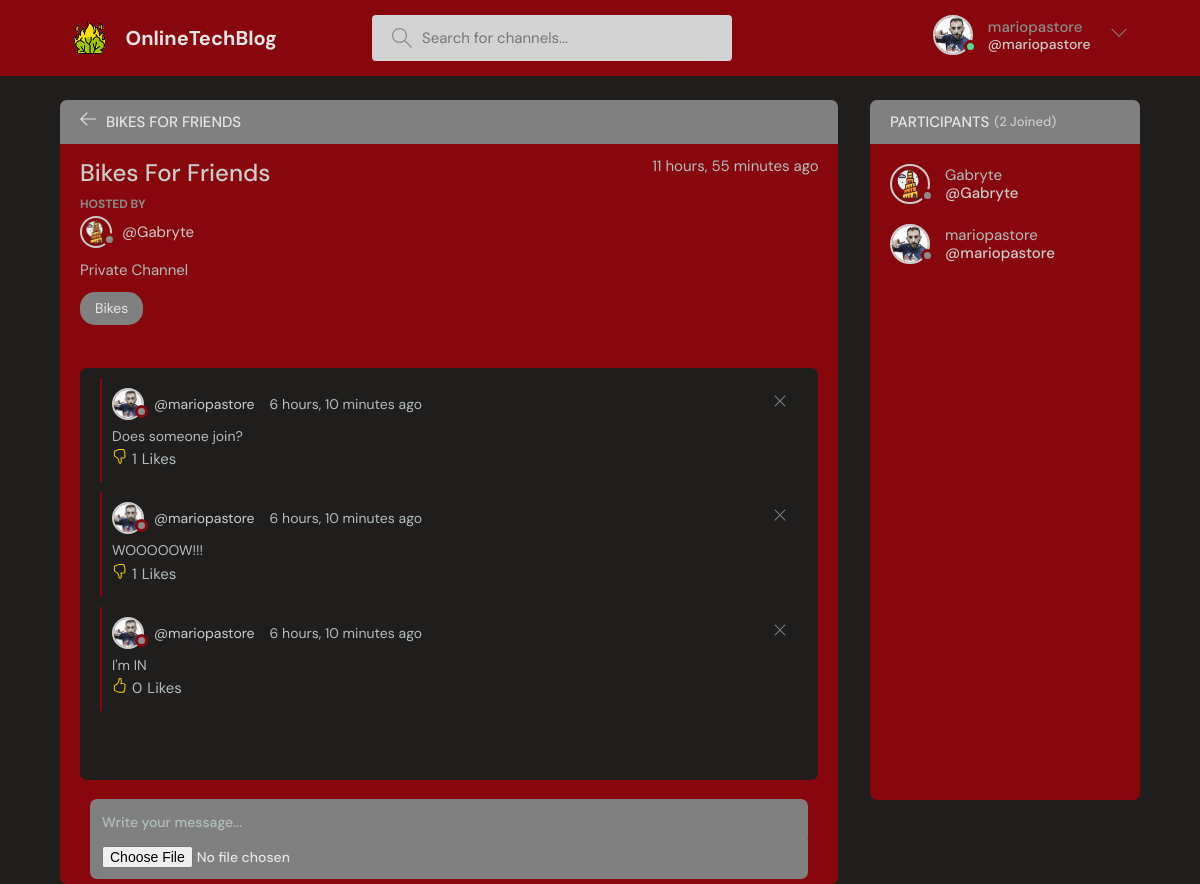
The page /room/11 (signed in) on the database as committed earlier.
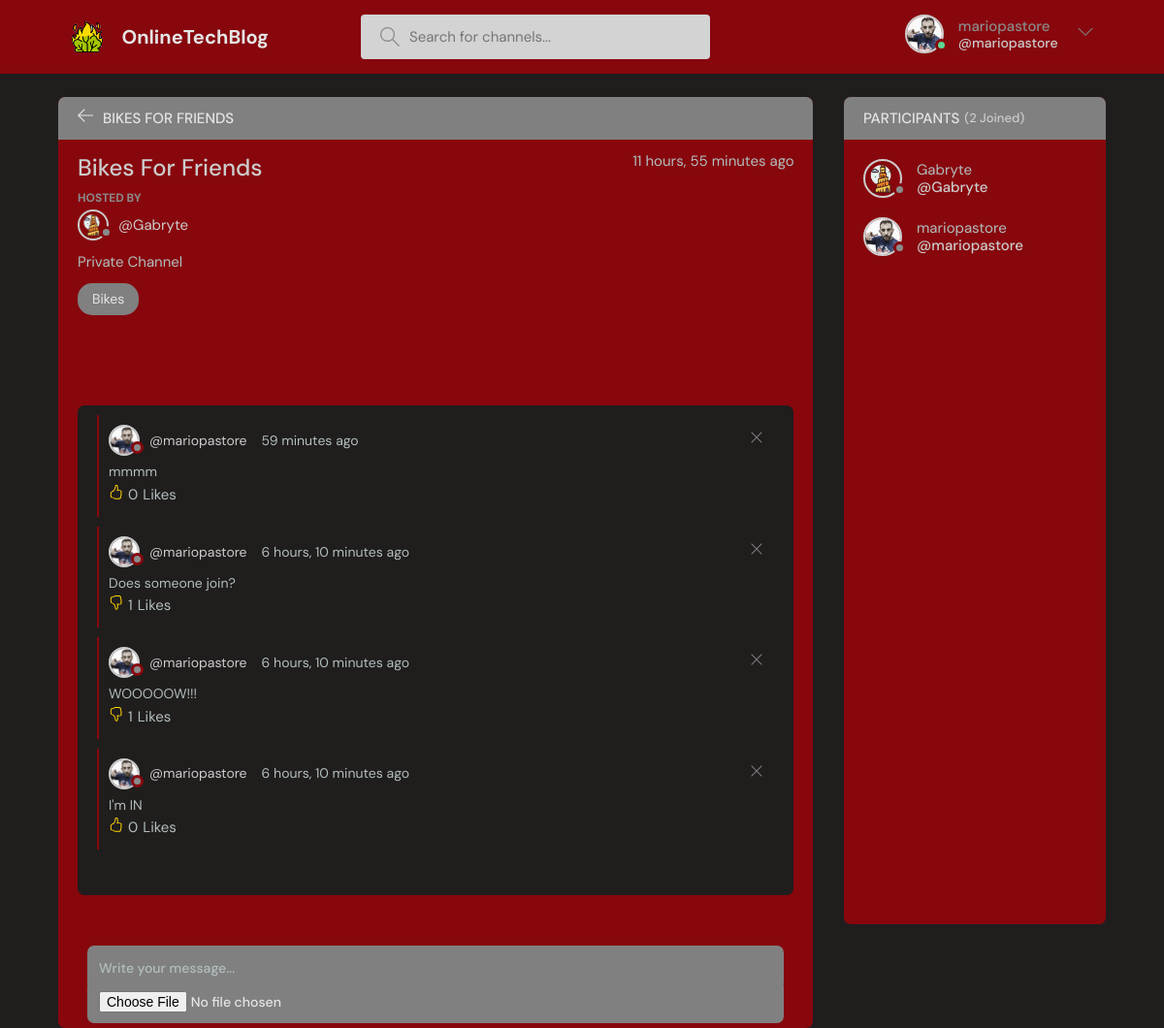
The same page on the database as committed later.
### baseProject/models.py (models this page shows, shortened)
class Message(models.Model):
    user = models.ForeignKey(User, on_delete=models.CASCADE)
    room = models.ForeignKey(Room, on_delete=models.CASCADE)
    body = models.TextField()
    image = models.ImageField(null=True, blank=True)
    updated = models.DateTimeField(auto_now=True)
    created = models.DateTimeField(auto_now_add=True)
    likes = models.ManyToManyField(User, related_name='comment')
    class Meta:
        ordering = ('-updated','-created')

class User(AbstractUser):
    name = models.CharField(max_length=200, null=True)
    surname = models.CharField(max_length=200, null=True)
    email = models.EmailField(unique=True,null=True)
    status = models.TextField(null=True)
    icon = models.ImageField(null=True, default="userBase.svg")
    showFriendsMessages = models.BooleanField(default=False)
    USERNAME_FIELD = 'email'
    REQUIRED_FIELDS = []
    def last_seen(self):
        return cache.get('seen_%s' % self.email)
    def online(self):
        if self.last_seen():
            now = datetime.datetime.now()
            if now > self.last_seen() + datetime.timedelta(
                    seconds=settings.USER_ONLINE_TIMEOUT):
                return False
            else:
                return True
        else:
            return False

### baseProject/views.py (the view)
# urls.py: path('room/<str:pk>', views.room, name='room'),
def room(request, pk):
    room = Room.objects.get(id=pk)
    defaultLikeValue = True
    q = request.GET.get('q') if request.GET.get('q') != None else ''
    room_messages = room.message_set.all()
    participants = room.participants.all()
    if request.method == 'POST':
        if request.user.is_authenticated:
            if not request.POST.get('body') and not request.POST.get('image'):  # TODO check for image
                return redirect('room', pk=room.id)
            else:
                form = MessageForm(request.POST, request.FILES)
                if form.is_valid():
                    msg = form.save(commit=False)
                    msg.user = request.user
                    msg.room = room
                    msg.save()
                    room.participants.add(request.user)
                return redirect('room', pk=room.id)
        else:
            return redirect('loginPage')
    elif request.method == 'GET':
        if request.user.is_authenticated:
            if q != '':
                msgToLike = Message.objects.get(id=q)
                if msgToLike:
                    if msgToLike.likes.filter(id=request.user.id).exists():
                        msgToLike.likes.remove(request.user)
                        defaultLikeValue = True
                    else:
                        msgToLike.likes.add(request.user)
                        defaultLikeValue = False
                return redirect('room', pk=room.id)
        else:
            return redirect('loginPage')
    context = {'room': room, 'room_messages': room_messages, 'participants': participants, 'def_lik': defaultLikeValue}
    return render(request, 'baseProject/room.html', context)

### baseProject/models.py (called while the page is built)
    def __str__(self):
        return self.name

### baseProject/templates/baseProject/room.html (shortened to what the changed rows need)
{% extends 'main.html' %}
{% block content %}
    <main class="profile-page layout layout--2">
        <div class="container">
            <div class="room">
                <div class="room__box scroll">
                    <div class="room__conversation">
                        <div class="threads scroll">
                            {% for message in room_messages %}
                                <div class="thread">
                                    <div class="thread__top">
                                        <div class="thread__author">
                                            <a href="{% url 'user-profile' message.user.id %}"
                                               class="thread__authorInfo">
                                                {% if message.user.online %}
                                                    <div class="avatar avatar--small active">
                                                        <img src="{{ message.user.icon.url }}"/>
                                                    </div>
                                                {% else %}
                                                    <div class="avatar avatar--small">
                                                        <img src="{{ message.user.icon.url }}"/>
                                                    </div>
                                                {% endif %}
                                                <span>@{{ message.user.username }}</span>
                                            </a>
                                            <span class="thread__date">{{ message.created|timesince }} ago</span>
                                        </div>
                                        {% if request.user == message.user %}
                                            <a href="{% url 'delete-comment' message.id %}">
                                                <div class="thread__delete">
                                                    <svg version="1.1" xmlns="http://www.w3.org/2000/svg" width="32"
                                                         height="32" viewBox="0 0 32 32">
                                                        <title>remove</title>
                                                        <path
                                                                d="M27.314 6.019l-1.333-1.333-9.98 9.981-9.981-9.981-1.333 1.333 9.981 9.981-9.981 9.98 1.333 1.333 9.981-9.98 9.98 9.98 1.333-1.333-9.98-9.98 9.98-9.981z"
                                                        ></path>
                                                    </svg>
                                                </div>
                                            </a>
                                        {% endif %}
                                    </div>
                                    <div class="thread__details">
                                        {{ message.body }}
                                    </div>
                                    <div class="like-containers">
                                        <form action="{% url 'room' room.id %}" method="GET">
                                            {% if request.user in message.likes.all %}
                                                <button name="q" value="{{ message.id }}">
                                                </button>
                                            {% else %}
                                                <button name="q" value="{{ message.id }}">
                                                </button>
                                            {% endif %}
                                        </form>
                                        <p class="counter-like">{{ message.likes.count }}<p>
                                        <small>Likes</small>
                                    </div>
                                </div>
                            {% endfor %}
                        </div>
                    </div>
                </div>
            </div>
            <div class="participants">
                <div class="participants__list scroll">
                    {% for user in participants %}
                        <a href="{% url 'user-profile' user.id %}" class="participant">
                            {% if user.online %}
                                <div class="avatar avatar--medium active">
                                    <img src="{{ user.icon.url }}"/>
                                </div>
                            {% else %}
                                <div class="avatar avatar--medium">
                                    <img src="{{ user.icon.url }}"/>
                                </div>
                            {% endif %}
                            <p>
                                {{ user.username }}
                                <span>@{{ user.username }}</span>
                            </p>
                        </a>
                    {% endfor %}
                </div>
            </div>
        </div>
    </main>
{% endblock content %}

### templates/header.html (shortened to what this page needs)
{% load static %}
    <header class="header header--loggedIn">
      <div class="container">
        <a href="{% url 'home' %}" class="LOGO">
          <img src="{% static  'images/tower.png' %}" />
          <h1>OnlineTechBlog</h1>
        </a>
        <form class="searchBar" method="GET" action="{% url 'home'  %}">
          <label>
            <input name="q" placeholder="Search for channels..." />
          </label>
        </form>
        <nav class="header__menu">
          {% if request.user.is_authenticated %}
          <div class="UserOptions">
            <a href="{% url 'user-profile' request.user.id %}">
              <div class="avatar avatar--medium active">
                <img src="{{request.user.icon.url}}" />
              </div>
              <p>{{ request.user.username }} <span>@{{ request.user.username }}</span></p>
            </a>
            <button class="dropdown-button">
              <svg version="1.1" xmlns="http://www.w3.org/2000/svg" width="32" height="32" viewBox="0 0 32 32">
                <title>chevron-down</title>
                <path d="M16 21l-13-13h-3l16 16 16-16h-3l-13 13z"></path>
              </svg>
            </button>
          </div>
              {% else %}
           <a href="{% url 'loginPage' %}">
            <img src="{% static 'images/emptyusericon.svg' %}"/>
            <p>Login</p>
          </a>
           {% endif %}
        </nav>
      </div>
    </header>

Rows that differ between the two databases and show on the page:
added Message: user.icon (picture), user.username "mariopastore", created "59 minutes", body "mmmm", likes.count "0"
